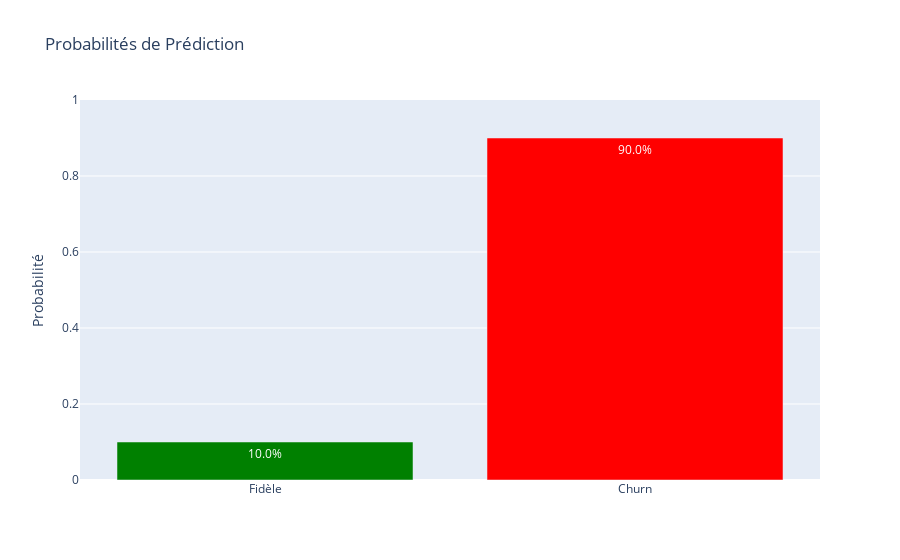

Write notebook code for a chart like this one.
### Markdown cell above
# Simulation de Prédiction

### Code cell
def predict_churn(tenure, monthly_charges, total_charges, contract, internet_service, online_security):
    # Simulation basée sur les règles business identifiées
    risk_score = 0
    
    # Facteurs de risque
    if contract == "Month-to-month":
        risk_score += 0.4
    if tenure < 12:
        risk_score += 0.3
    if online_security == "No":
        risk_score += 0.2
    if monthly_charges > 80:
        risk_score += 0.1
    
    # Probabilités
    churn_prob = min(risk_score, 0.9)
    no_churn_prob = 1 - churn_prob
    
    # Graphique de probabilité
    fig = go.Figure(go.Bar(
        x=['Fidèle', 'Churn'],
        y=[no_churn_prob, churn_prob],
        marker_color=['green', 'red'],
        text=[f'{no_churn_prob:.1%}', f'{churn_prob:.1%}'],
        textposition='auto'
    ))
    fig.update_layout(
        title="Probabilités de Prédiction",
        yaxis_title="Probabilité",
        yaxis_range=[0, 1]
    )
    fig.show()
    
    # Afficher les facteurs de risque
    print("\nFacteurs de Risque:")
    if contract == "Month-to-month":
        print("- Contrat flexible (+40%)")
    if tenure < 12:
        print("- Client récent (+30%)")
    if online_security == "No":
        print("- Pas de sécurité (+20%)")
    if monthly_charges > 80:
        print("- Charges élevées (+10%)")

# Exemple de prédiction
predict_churn(
    tenure=6,
    monthly_charges=90,
    total_charges=540,
    contract="Month-to-month",
    internet_service="Fiber optic",
    online_security="No"
)

### Figure 1 — Plotly figure (JSON) as saved in the notebook; plotly's stock layout.template omitted (floating-point values rounded to 4 significant figures)
{"data": [{"marker": {"color": ["green", "red"]}, "text": ["10.0%", "90.0%"], "textposition": "auto", "type": "bar", "x": ["Fidèle", "Churn"], "y": [0.1, 0.9]}], "layout": {"title": {"text": "Probabilités de Prédiction"}, "yaxis": {"range": [0, 1], "title": {"text": "Probabilité"}}}}
